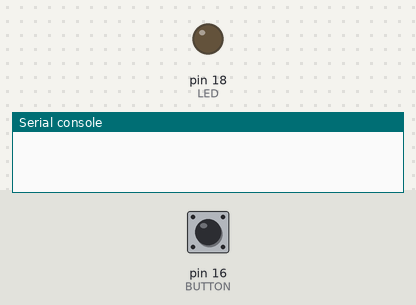
A program run on a simulated MicroPython board. Shown: output pins drawn as LEDs (lit = HIGH), the last lines printed to the serial console. Inputs (shaded band) come from the test bench; at power-on: pin 16 (BUTTON) LOW.

Above: at 1.2 s.
1.3 s: pin 16 (BUTTON) pulled HIGH for 0.15 s
2.9 s: pin 16 (BUTTON) pulled HIGH for 1 s
At 4.9 s:
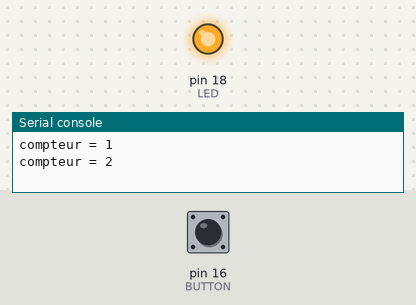
Timing chart, 0 to 11.9 s (numbered marks = the images above; inputs shaded):
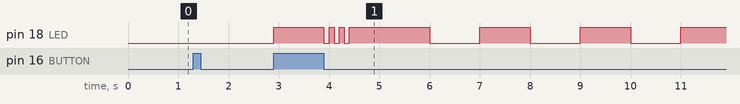

The program:

blink.py
```python
import machine
import utime

BUTTON = machine.Pin(16, machine.Pin.IN, machine.Pin.PULL_DOWN)
LED = machine.Pin(18, machine.Pin.OUT)

cpt = 0
freq = 1

def animation():
    LED.value(1)
    utime.sleep(1)
    for i in range(3):
        LED.value(0)
        utime.sleep(0.1)
        LED.value(1)
        utime.sleep(0.1)
    utime.sleep(0.5)


# fonction appelée lors du front montant du bouton
def Bouton(pin):
    global cpt
    cpt += 1
    if cpt > 5:
        cpt = 0
    print("compteur =", cpt)

    if cpt ==2 or cpt ==4 or cpt ==0:
        animation()

# configurer l'interrupt sur front montant
BUTTON.irq(trigger=machine.Pin.IRQ_RISING, handler=Bouton)

while True:
    if cpt == 0:
        LED.value(0)
    else:
        if cpt == 2:
            freq = 0.5
        elif cpt == 4:
            freq = 2
        if cpt >=2:
            LED.value(1)
            utime.sleep(1/freq/2)
            LED.value(0)
            utime.sleep(1/freq/2)
```

Measured:
- after the input at 2.9 s, pin 18 (LED): LOW → HIGH at once, → LOW 1.0 s later, → HIGH 0.10 s later, → LOW 0.10 s later, … (13 changes in this stretch)
